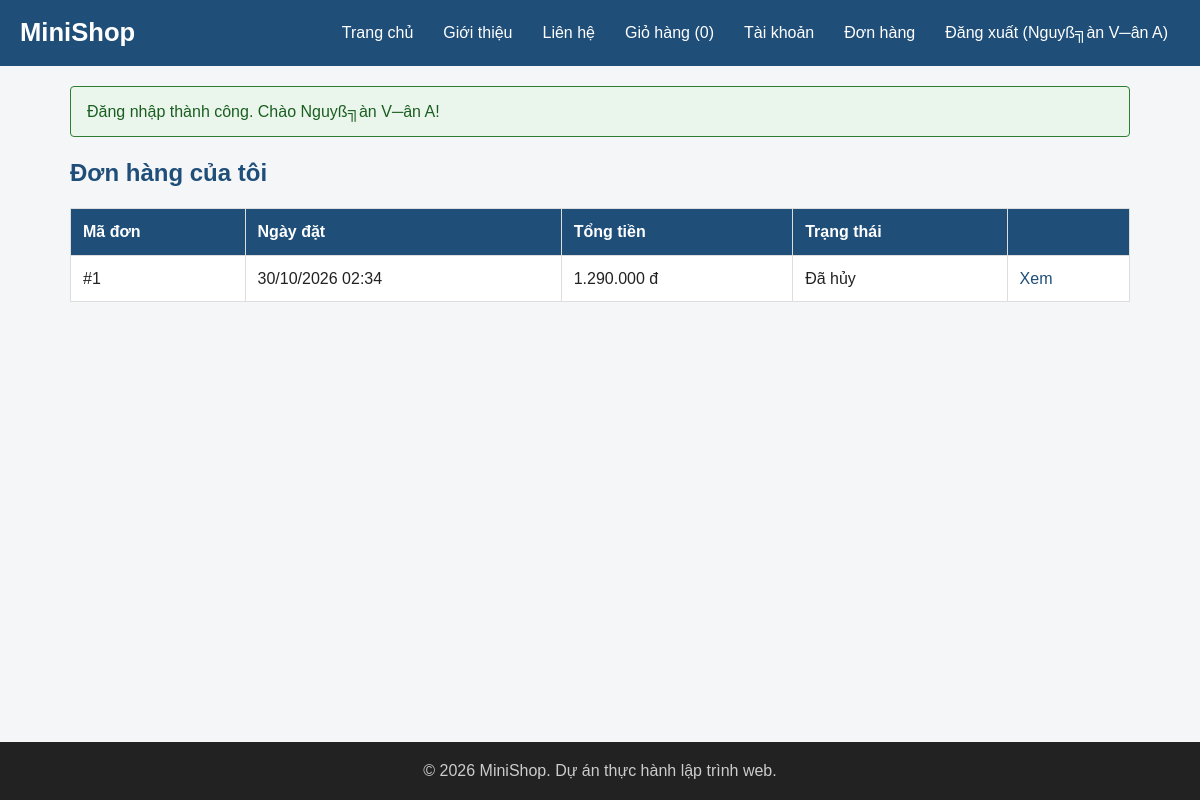
Page /orders.php (signed in) on the committed database.
### tables this page shows
CREATE TABLE `orders` (
  `id` int(10) unsigned NOT NULL AUTO_INCREMENT,
  `user_id` int(10) unsigned NOT NULL,
  `fullname` varchar(100) NOT NULL,
  `phone` varchar(15) NOT NULL,
  `address` varchar(255) NOT NULL,
  `note` varchar(500) DEFAULT '',
  `total` int(10) unsigned NOT NULL,
  `status` varchar(20) NOT NULL DEFAULT 'pending',
  `created_at` datetime NOT NULL DEFAULT current_timestamp(),
  PRIMARY KEY (`id`),
  KEY `user_id` (`user_id`),
  CONSTRAINT `orders_ibfk_1` FOREIGN KEY (`user_id`) REFERENCES `users` (`id`)
);

### includes/functions.php (called while the page is built, shortened)
<?php
function e($value)
{
    return htmlspecialchars((string) $value, ENT_QUOTES, 'UTF-8');
}
function format_price($amount)
{
    return number_format((int) $amount, 0, ',', '.') . ' đ';
}
function url($path = '')
{
    return BASE_URL . ltrim($path, '/');
}
function order_statuses()
{
    return [
        'pending' => 'Chờ xử lý',
        'processing' => 'Đang xử lý',
        'shipping' => 'Đang giao',
        'completed' => 'Hoàn tất',
        'cancelled' => 'Đã hủy',
    ];
}
function order_status_label($status)
{
    return order_statuses()[$status] ?? $status;
}

### orders.php (the view, shortened to what this page needs)
<?php
require __DIR__ . '/includes/init.php';
$stmt = $pdo->prepare(
    'SELECT id, total, status, created_at FROM orders WHERE user_id = ? ORDER BY id DESC'
);
$stmt->execute([current_user()['id']]);
$orders = $stmt->fetchAll();
require __DIR__ . '/includes/header.php';
?>
<h2>Đơn hàng của tôi</h2>
<?php if (!$orders): ?>
    <p>Bạn chưa có đơn hàng nào. <a href="<?= url('index.php') ?>">Xem sản phẩm</a></p>
<?php else: ?>
    <table>
        <thead>
            <tr>
                <th>Mã đơn</th>
                <th>Ngày đặt</th>
                <th>Tổng tiền</th>
                <th>Trạng thái</th>
                <th></th>
            </tr>
        </thead>
        <tbody>
            <?php foreach ($orders as $order): ?>
                <tr>
                    <td>#<?= $order['id'] ?></td>
                    <td><?= date('d/m/Y H:i', strtotime($order['created_at'])) ?></td>
                    <td><?= format_price($order['total']) ?></td>
                    <td><?= e(order_status_label($order['status'])) ?></td>
                    <td><a href="<?= url('order-detail.php?id=' . $order['id']) ?>">Xem</a></td>
                </tr>
            <?php endforeach; ?>
        </tbody>
    </table>
<?php endif; ?>
<?php require __DIR__ . '/includes/footer.php'; ?>

### css/style.css (style rules this page uses)
:root { --primary: #1f4e79; --primary-dark: #163a5a; --accent: #e67e22; --accent-dark: #cf6d17; --text: #222222; --muted: #666666; --border: #dddddd; --bg: #f5f6f8; --white: #ffffff; --danger: #c0392b; }
* { box-sizing: border-box; }
body { margin: 0; font-family: Arial, Helvetica, sans-serif; font-size: 16px; line-height: 1.6; color: var(--text); background-color: var(--bg); }
h1, h2, h3 { line-height: 1.3; }
h2 { color: var(--primary); }
a { color: var(--primary); text-decoration: none; }
body { display: flex; flex-direction: column; min-height: 100vh; }
table { width: 100%; border-collapse: collapse; background-color: var(--white); }
th, td { padding: 10px 12px; border: 1px solid var(--border); text-align: left; }
th { background-color: var(--primary); color: var(--white); }

### rows in the picture
orders: id "1", created_at "30/10/2026 02:34", total "1.290.000 đ", status "Đã hủy"

### other values in the picture
cart_count() "0"
current_user()['fullname'] "Nguyß╗àn V─ân A"
$flash['message'] "Đăng nhập thành công. Chào Nguyß╗àn V─ân A!"
